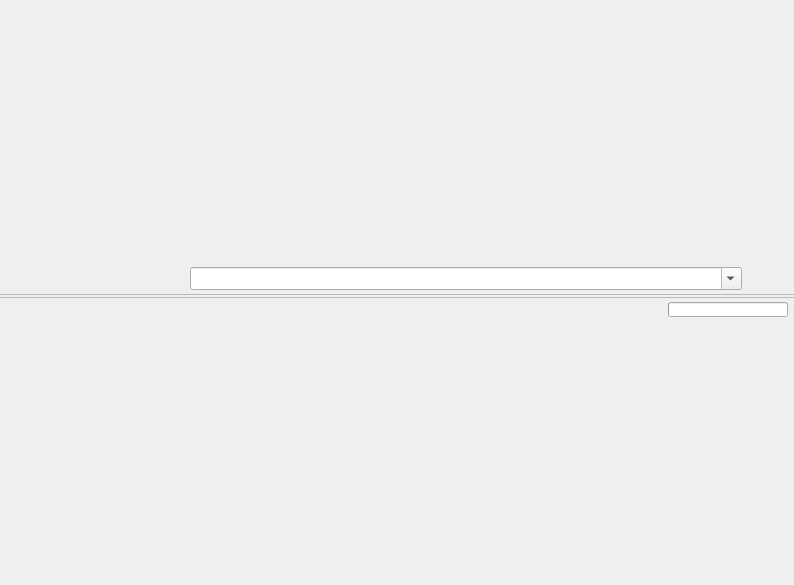
<?xml version="1.0" encoding="UTF-8"?>
<ui version="4.0">
 <class>WebLogin</class>
 <widget class="QWidget" name="WebLogin">
  <property name="geometry">
   <rect>
    <x>0</x>
    <y>0</y>
    <width>794</width>
    <height>585</height>
   </rect>
  </property>
  <property name="windowTitle">
   <string>realXtend Naali Web Login</string>
  </property>
  <layout class="QVBoxLayout" name="verticalLayout_2">
   <property name="leftMargin">
    <number>0</number>
   </property>
   <property name="topMargin">
    <number>6</number>
   </property>
   <property name="rightMargin">
    <number>0</number>
   </property>
   <property name="bottomMargin">
    <number>6</number>
   </property>
   <item>
    <layout class="QVBoxLayout" name="verticalLayout_Container">
     <property name="spacing">
      <number>0</number>
     </property>
     <item>
      <layout class="QHBoxLayout" name="horizontalLayout_Top">
       <property name="spacing">
        <number>6</number>
       </property>
       <property name="leftMargin">
        <number>6</number>
       </property>
       <property name="rightMargin">
        <number>6</number>
       </property>
       <property name="bottomMargin">
        <number>3</number>
       </property>
       <item>
        <widget class="QPushButton" name="pushButton_Back">
         <property name="statusTip">
          <string>Back</string>
         </property>
         <property name="iconSize">
          <size>
           <width>25</width>
           <height>25</height>
          </size>
         </property>
         <property name="flat">
          <bool>true</bool>
         </property>
        </widget>
       </item>
       <item>
        <widget class="QPushButton" name="pushButton_Forward">
         <property name="statusTip">
          <string>Forward</string>
         </property>
         <property name="iconSize">
          <size>
           <width>25</width>
           <height>25</height>
          </size>
         </property>
         <property name="flat">
          <bool>true</bool>
         </property>
        </widget>
       </item>
       <item>
        <widget class="QPushButton" name="pushButton_Refresh">
         <property name="statusTip">
          <string>Refresh</string>
         </property>
         <property name="iconSize">
          <size>
           <width>25</width>
           <height>25</height>
          </size>
         </property>
         <property name="flat">
          <bool>true</bool>
         </property>
        </widget>
       </item>
       <item>
        <widget class="QPushButton" name="pushButton_Stop">
         <property name="statusTip">
          <string>Stop</string>
         </property>
         <property name="iconSize">
          <size>
           <width>25</width>
           <height>25</height>
          </size>
         </property>
         <property name="flat">
          <bool>true</bool>
         </property>
        </widget>
       </item>
       <item>
        <widget class="QComboBox" name="comboBox_Address">
         <property name="sizePolicy">
          <sizepolicy hsizetype="Expanding" vsizetype="Fixed">
           <horstretch>0</horstretch>
           <verstretch>0</verstretch>
          </sizepolicy>
         </property>
         <property name="font">
          <font>
           <pointsize>10</pointsize>
           <italic>false</italic>
          </font>
         </property>
         <property name="statusTip">
          <string>Address</string>
         </property>
         <property name="editable">
          <bool>true</bool>
         </property>
        </widget>
       </item>
       <item>
        <widget class="QPushButton" name="pushButton_Go">
         <property name="statusTip">
          <string>Go to address</string>
         </property>
         <property name="iconSize">
          <size>
           <width>25</width>
           <height>25</height>
          </size>
         </property>
         <property name="flat">
          <bool>true</bool>
         </property>
        </widget>
       </item>
      </layout>
     </item>
     <item>
      <widget class="Line" name="line_Top">
       <property name="lineWidth">
        <number>0</number>
       </property>
       <property name="midLineWidth">
        <number>1</number>
       </property>
       <property name="orientation">
        <enum>Qt::Horizontal</enum>
       </property>
      </widget>
     </item>
     <item>
      <widget class="Line" name="line_Bottom">
       <property name="lineWidth">
        <number>0</number>
       </property>
       <property name="midLineWidth">
        <number>1</number>
       </property>
       <property name="orientation">
        <enum>Qt::Horizontal</enum>
       </property>
      </widget>
     </item>
     <item>
      <layout class="QHBoxLayout" name="horizontalLayout_Bottom">
       <property name="leftMargin">
        <number>6</number>
       </property>
       <property name="topMargin">
        <number>3</number>
       </property>
       <property name="rightMargin">
        <number>6</number>
       </property>
       <item>
        <widget class="QLabel" name="label_Status">
         <property name="sizePolicy">
          <sizepolicy hsizetype="Fixed" vsizetype="Fixed">
           <horstretch>0</horstretch>
           <verstretch>0</verstretch>
          </sizepolicy>
         </property>
         <property name="text">
          <string/>
         </property>
        </widget>
       </item>
       <item>
        <spacer name="horizontalSpacer">
         <property name="orientation">
          <enum>Qt::Horizontal</enum>
         </property>
         <property name="sizeType">
          <enum>QSizePolicy::Expanding</enum>
         </property>
         <property name="sizeHint" stdset="0">
          <size>
           <width>40</width>
           <height>0</height>
          </size>
         </property>
        </spacer>
       </item>
       <item>
        <widget class="QProgressBar" name="progressBar_Status">
         <property name="maximumSize">
          <size>
           <width>120</width>
           <height>15</height>
          </size>
         </property>
         <property name="value">
          <number>0</number>
         </property>
         <property name="textVisible">
          <bool>false</bool>
         </property>
         <property name="textDirection">
          <enum>QProgressBar::BottomToTop</enum>
         </property>
        </widget>
       </item>
      </layout>
     </item>
    </layout>
   </item>
  </layout>
 </widget>
 <resources/>
 <connections/>
</ui>
